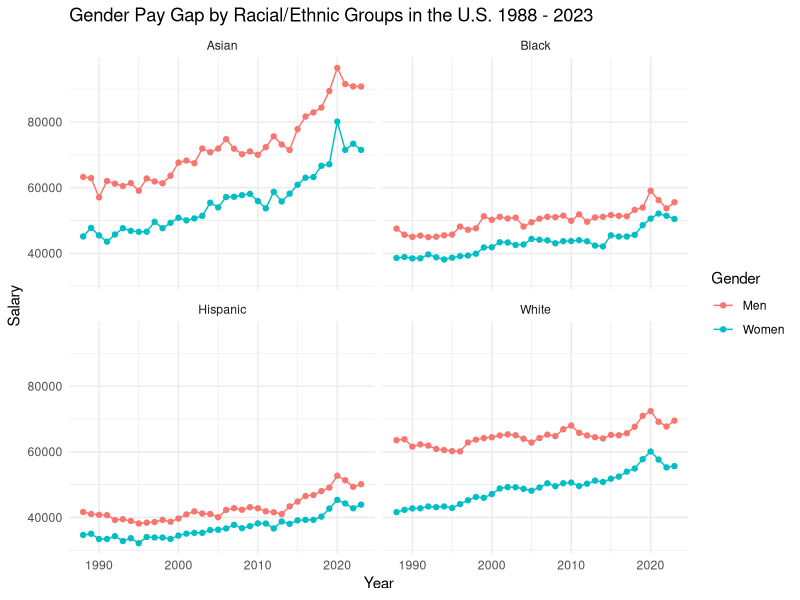
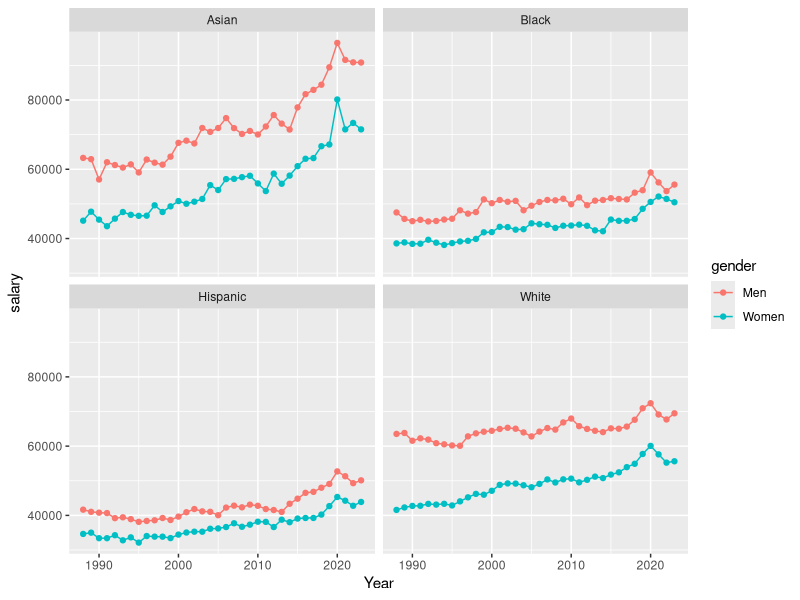
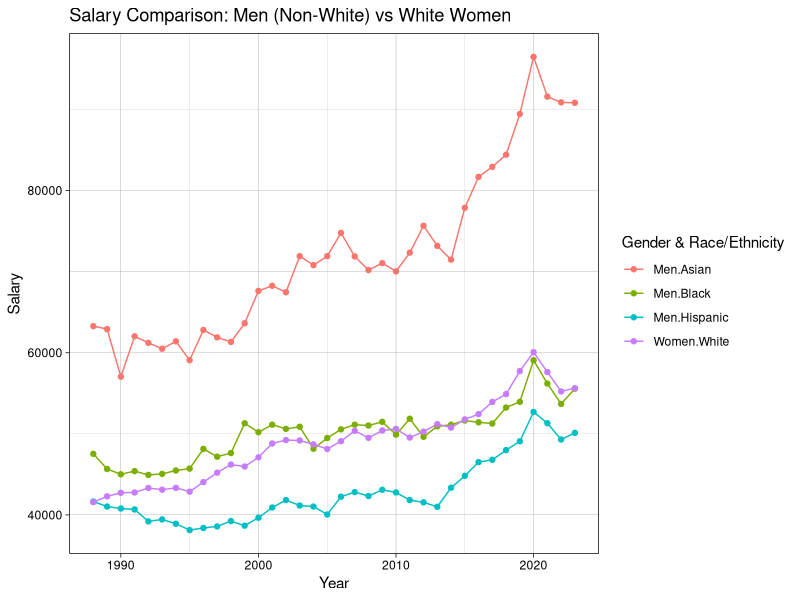
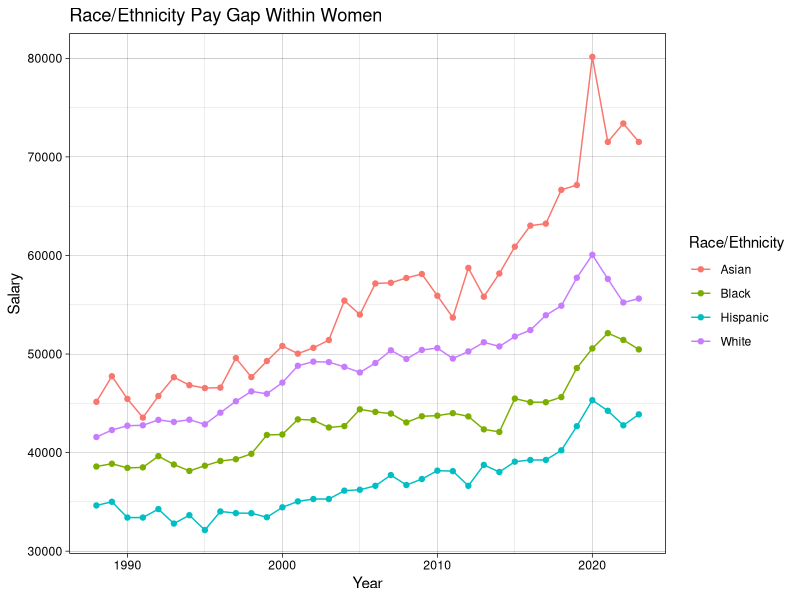
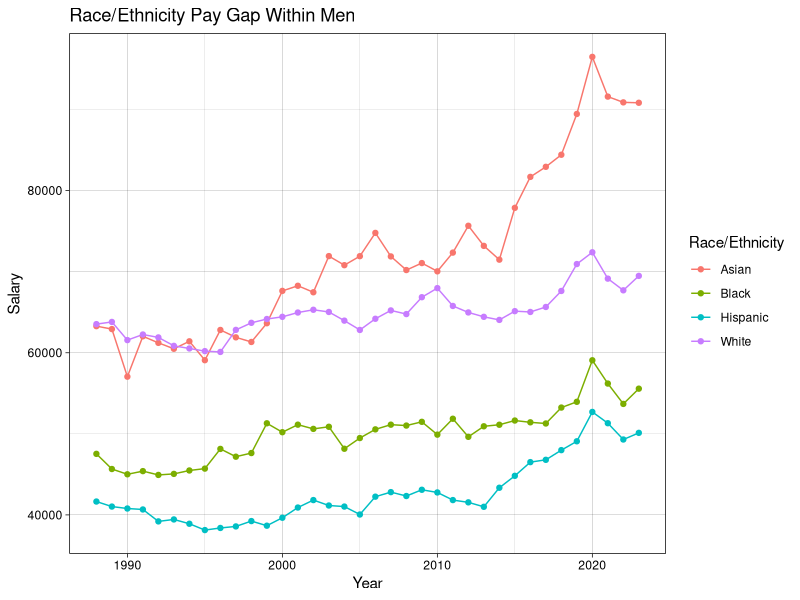
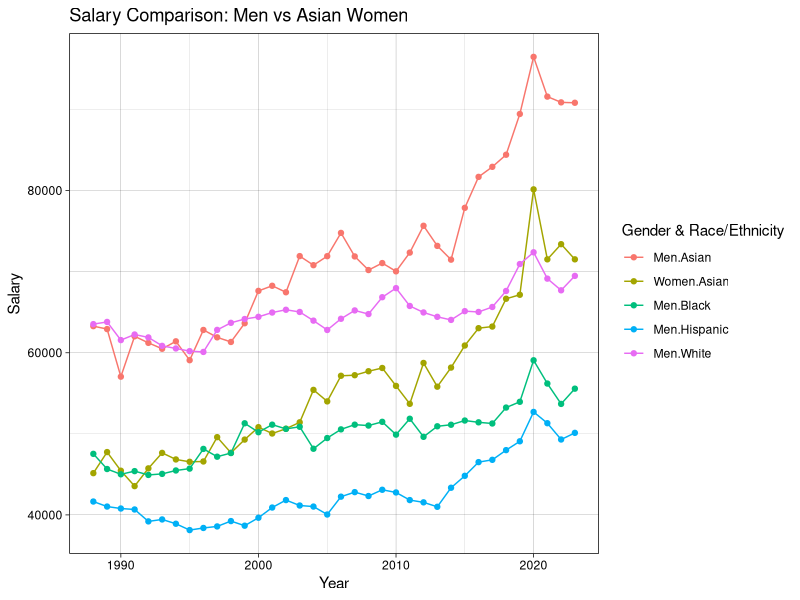

These charts were generated, in order, by the following R code:
## ---- chunk 1
library(tidyverse)
salarydata <- read.csv("../../salary_bras.csv")

#To clean and transform the data for better use

salarydata <- gather(
  salarydata,
  group,
  salary,
  Asian.Men:White.Women,
  factor_key = TRUE
)


salarydata$ethnicity <- str_split_i(
  salarydata$group,
  "\\.",
  1
)

salarydata$gender <- str_split_i(
  salarydata$group,
  "\\.",
  2
)

#To filter a data set without the total values

salary_data_filter <- salarydata |> filter(ethnicity != "Total")

#To create a graph that shows how are women and man pay across racial groups

 ggplot(salary_data_filter, mapping = aes (x = Year, y = salary, group = gender,
                                   color = gender)) +
   geom_line()+
   geom_point()+
   facet_wrap(~ethnicity) +
   labs(title = "Gender Pay Gap by Racial/Ethnic Groups in the U.S. 1988 - 2023",
        y = "Salary",
        x = "Year", color = "Gender")+
   theme_minimal()

ggplot(salary_data_filter, mapping = aes( x= Year, y = salary,
                                          color=gender))+
  geom_line()+
  geom_point()+
  facet_wrap(~ethnicity)

# To create a filter of Non White Males vs White women 

salarydata_whitewomen <- salary_data_filter |> filter((
  gender == "Men" & ethnicity != "White") | (
    gender == "Women" & ethnicity == "White"))

# The creation of the plot of the comparison

ggplot(salarydata_whitewomen, aes(
  x=Year, y=salary, color = interaction(gender, ethnicity)))+
  geom_line()+
  geom_point()+
  labs(title = "Salary Comparison: Men (Non-White) vs White Women", x = "Year",
       y = "Salary", color = "Gender & Race/Ethnicity")+
  theme_linedraw()

#To create a filter of Women only

salarydata_women <- salary_data_filter |> filter(gender == "Women")

#To create a filter of Men only

salarydata_men <- salary_data_filter |> filter(gender == "Men")

#To create a plot for women pay gap across groups 

ggplot(salarydata_women, aes(
  x = Year, y = salary, color = ethnicity))+
  geom_line()+
  geom_point()+
  labs(title ="Race/Ethnicity Pay Gap Within Women", x = "Year", y = "Salary",
       color = "Race/Ethnicity")+
  theme_linedraw()

#To make a graph to show the pay gap within men 

ggplot(salarydata_men, aes(
  x = Year, y = salary, color = ethnicity))+
  geom_line()+
  geom_point()+
  labs(title ="Race/Ethnicity Pay Gap Within Men", x = "Year", y = "Salary",
       color = "Race/Ethnicity")+
  theme_linedraw()


# To create a filter of Men vs Asian women 

salarydata_asianwomen <- salary_data_filter |> filter((
  gender == "Men") | (
    gender == "Women" & ethnicity == "Asian"))

# The creation of the plot of the comparison

ggplot(salarydata_asianwomen, aes(
  x=Year, y=salary, color = interaction(gender, ethnicity)))+
  geom_line()+
  geom_point()+
  labs(title = "Salary Comparison: Men vs Asian Women", x = "Year",
       y = "Salary", color = "Gender & Race/Ethnicity")+
  theme_linedraw()
  
